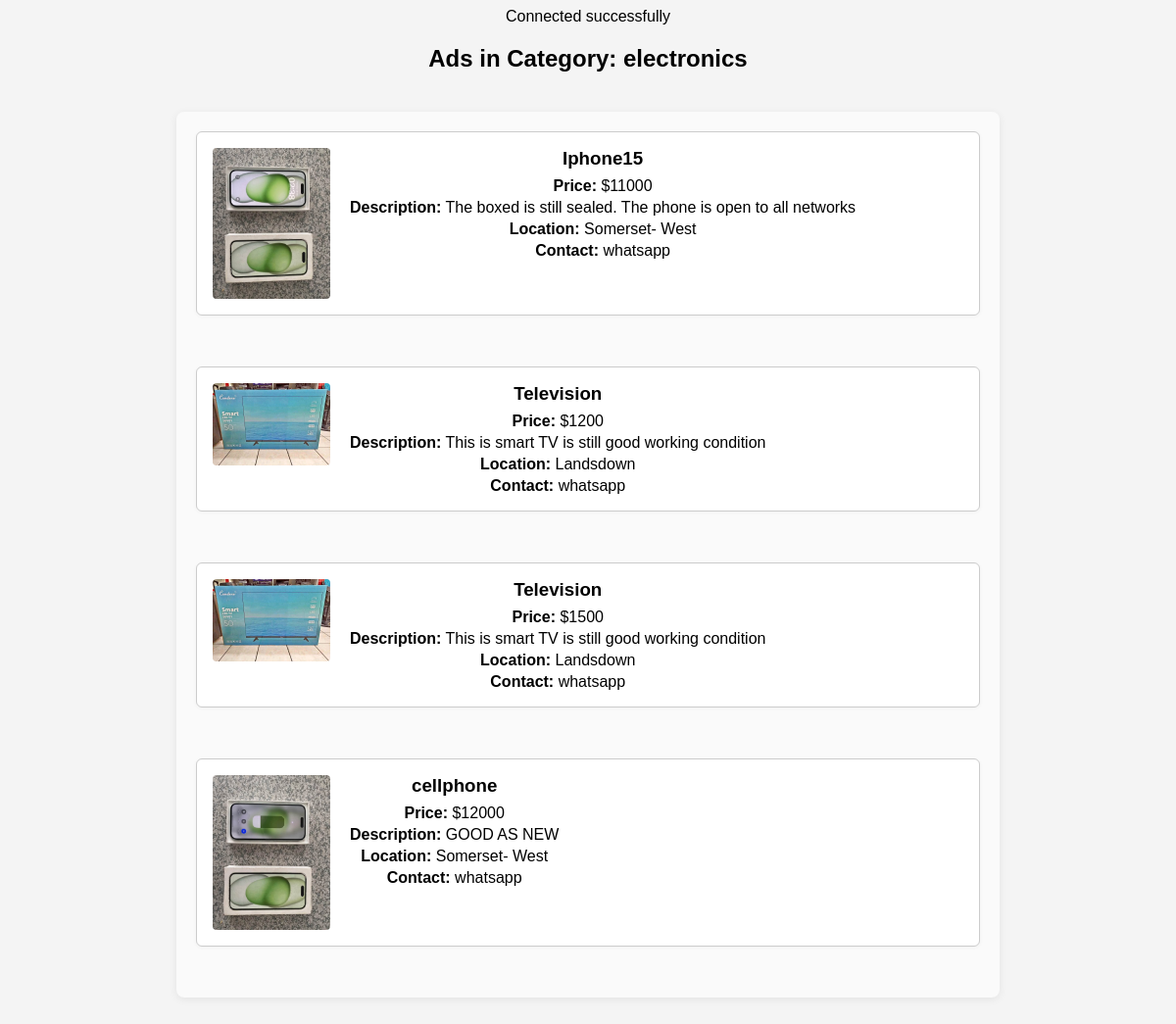
Screenshot of /view_ads.php?category=electronics with the database file from the repository.
### tables this page shows
CREATE TABLE `listing` (
  `listing_id` int(11) NOT NULL,
  `title` varchar(250) NOT NULL,
  `category` varchar(250) NOT NULL,
  `price` int(11) NOT NULL,
  `description` text NOT NULL,
  `imagePath` varchar(250) NOT NULL,
  `location` varchar(250) NOT NULL,
  `contact` text NOT NULL,
  `username` int(250) NOT NULL
);

### view_ads.php (the view, shortened to what this page needs)
<?php
include 'dbconn.php';
$category = isset($_GET['category']) ? $_GET['category'] : '';
$stmt = $conn->prepare("SELECT * FROM listing WHERE category = ?");
$stmt->bind_param("s", $category);
$stmt->execute();
$result = $stmt->get_result();
?>
<!DOCTYPE html>
<html>
<head>
    <link rel="stylesheet" href="styles.css">
</head>
<body>
    <h2>Ads in Category: <?php echo htmlspecialchars($category); ?></h2>
    <?php if ($result->num_rows > 0) { ?>
        <div class="ad-list" style="max-width: 800px; margin: 40px auto; padding: 20px; background: #fafafa; border-radius: 8px; box-shadow: 0 2px 8px rgba(0,0,0,0.07);">
            <?php while ($row = $result->fetch_assoc()) { ?>
                <div class="ad-item" style="display: flex; align-items: flex-start; gap: 20px; margin-bottom: 32px; padding: 16px; background: #fff; border-radius: 6px; box-shadow: 0 1px 4px rgba(0,0,0,0.04);">
                    <?php if ($row['imagePath']) { ?>
                        <img src="<?php echo htmlspecialchars($row['imagePath']); ?>" alt="Ad Image" width="120" style="border-radius: 4px; object-fit: cover;">
                    <?php } ?>
                    <div>
                        <h3 style="margin: 0 0 8px;"><?php echo htmlspecialchars($row['title']); ?></h3>
                        <p style="margin: 0 0 4px;"><strong>Price:</strong> $<?php echo htmlspecialchars($row['price']); ?></p>
                        <p style="margin: 0 0 4px;"><strong>Description:</strong> <?php echo htmlspecialchars($row['description']); ?></p>
                        <p style="margin: 0 0 4px;"><strong>Location:</strong> <?php echo htmlspecialchars($row['location']); ?></p>
                        <p style="margin: 0;"><strong>Contact:</strong> <?php echo htmlspecialchars($row['contact']); ?></p>
                    </div>
                </div>
            <?php } ?>
        </div>
    <?php } else { ?>
        <p>No ads found in this category.</p>
    <?php } ?>
</body>
</html>

### styles.css (style rules this page uses)
body { font-family: Arial, Helvetica, sans-serif; background-color: #f4f4f4; text-align: center; }
.ad-list { display: flex; flex-direction: column; gap: 20px; }
.ad-item { border: 1px solid #ccc; padding: 15px; border-radius: 8px; }

### rows the page displays
listing: imagePath (picture), title "Iphone15", price "11000", description "The boxed is still sealed. The phone is open to all networks", location "Somerset- West", contact "whatsapp"
listing: imagePath (picture), title "Television", price "1200", description "This is smart TV is still good working condition", location "Landsdown", contact "whatsapp"
listing: imagePath (picture), title "Television", price "1500", description "This is smart TV is still good working condition", location "Landsdown", contact "whatsapp"
listing: imagePath (picture), title "cellphone", price "12000", description "GOOD AS NEW", location "Somerset- West", contact "whatsapp"

### other values shown
$category "electronics"
